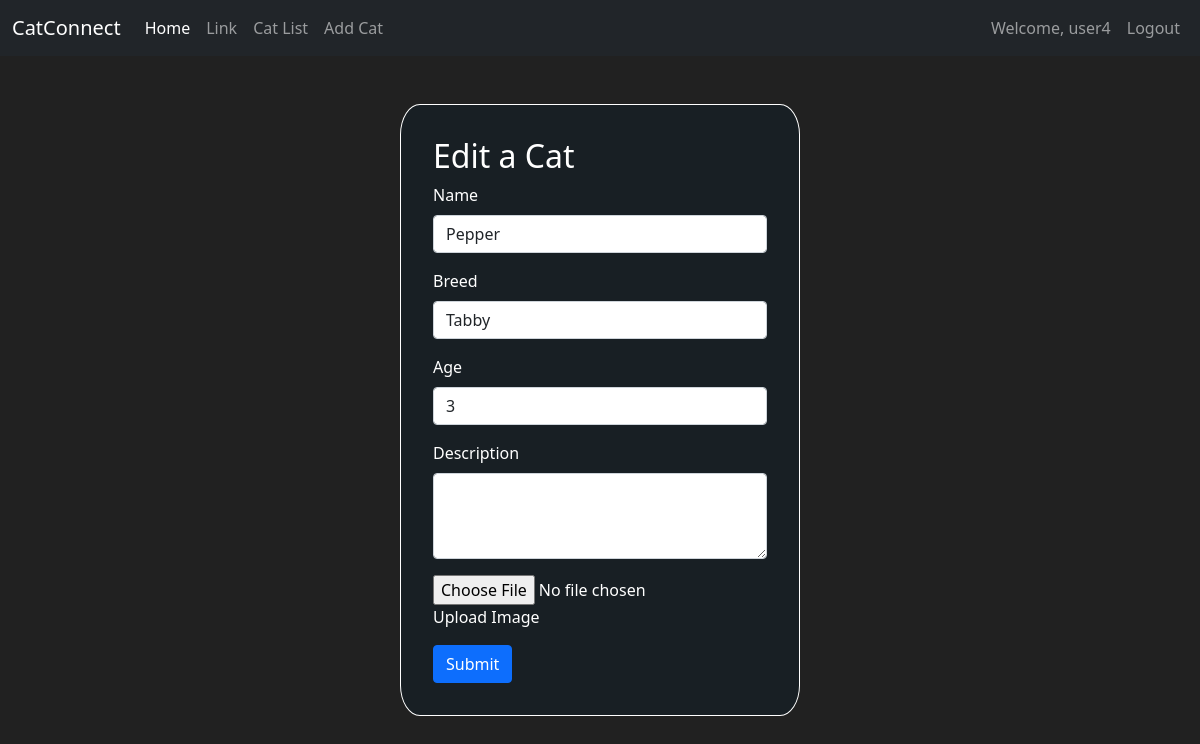
The page /editcat/6 (signed in) on the database its author committed.
### catconnect/models.py (models this page shows, shortened)
class User(db.Model, UserMixin):
    id = db.Column(db.Integer(), primary_key=True)
    username = db.Column(db.String(length=30), nullable=False, unique=True)
    email_address = db.Column(db.String(length=50), nullable=False, unique=True)
    password_hash = db.Column(db.String(length=60), nullable=False)
    limit = db.Column(db.Integer(), nullable=False, default=1000)
    items = db.relationship('Item', backref='owned_user', lazy=True)
    @property
    def password(self):
        return self.password

class Cats(db.Model):
    id = db.Column(db.Integer, primary_key=True) #primary key column, automatically generated IDs
    name = db.Column(db.String(80), index=True, unique=False)
    breed = db.Column(db.String(80), index=True, unique=False)
    age = db.Column(db.Integer, index=True, unique=False)
    description = db.Column(db.String(125), index=True, unique=False)
    image = db.Column(db.String(80), index=True, unique=False)
    date_added = db.Column(db.DateTime, default=datetime.utcnow) # automatically added when has a new record

### catconnect/routes.py (the view)
@app.route("/editcat/<int:id>", methods=['GET'])
@login_required
def editcat(id):
    cat = Cats.query.get(id)
    return render_template('edit_cat.html', cat=cat)

### catconnect/models.py (called while the page is built)
@login_manager.user_loader
def load_user(user_id):
    return User.query.get(int(user_id))

### catconnect/templates/edit_cat.html (shortened to what this page needs)
{% extends 'base2.html' %}
{% block style %}
<link rel="stylesheet" href="{{ url_for('static', filename='add_cat.css') }}">
{% endblock %}
{% block contents %}
<div class="container">
  {% if cat %}
    <section class="add-cat-container my-5">
        <div class="form-container">
        <h2>Edit a Cat</h2>
        <form id="form-add-cat" method='POST' action="{{url_for('updatecat', id=cat.id)}}" enctype="multipart/form-data">
            <div class="form-group mb-3">
            <label for="cat_name" class="form-label">Name</label>
            <input type="text" name="cat_name" class="form-control" id="cat_name" value="{{cat.name}}" required>
            </div>
            <div class="form-group mb-3">
            <label for="breed" class="form-label">Breed</label>
            <input type="text" name="breed" class="form-control" id="breed" value="{{cat.breed}}" required>
            </div>
            <div class="form-group mb-3">
            <label for="age" class="form-label">Age</label>
            <input type="number" name="age" class="form-control" id="age" value="{{cat.age}}" required>
            </div>
            <div class="form-group mb-3">
                <label class="form-label" for="description">Description</label>
                <textarea name="description" class="form-control" id="description" value="{{cat.description}}" rows="3" required></textarea>
            </div>
            <div class="form-group mb-3 custom-file">
            <input type="file" name="file" class="custom-file-input" id="file" value="{{cat.image}}" required>
            <label class="custom-file-label" for="file">Upload Image</label>
            </div>
            <button type="submit" class="btn btn-primary">Submit</button>
        </form>
        </div>
    </section>
  {% endif %}
</div>
{% endblock %}

### catconnect/templates/base2.html (shortened to what this page needs)
<!doctype html>
<html lang="en">
<head>
    <link rel="stylesheet" href="{{ url_for('static', filename='style.css') }}">
    {% block style %} {% endblock %}
    <link href="https://cdn.jsdelivr.net/npm/bootstrap@5.0.2/dist/css/bootstrap.min.css" rel="stylesheet">
    <link rel="stylesheet" type="text/css" href="//cdn.datatables.net/1.10.25/css/jquery.dataTables.min.css">
</head>
<body>
    <nav class="navbar navbar-expand-lg navbar-dark bg-dark">
      <div class="container-fluid">
        <a class="navbar-brand" href="/">CatConnect</a>
        <div class="collapse navbar-collapse" id="navbarSupportedContent">
          <ul class="navbar-nav me-auto mb-2 mb-lg-0">
            <li class="nav-item">
              <a class="nav-link active" aria-current="page" href="/">Home</a>
            </li>
            <li class="nav-item">
              <a class="nav-link" href="#">Link</a>
            </li>
            <li class="nav-item">
              <a class="nav-link" href="{{ url_for('cat_list') }}">Cat List</a>
            </li>
            <li class="nav-item">
              <a class="nav-link" href="{{ url_for('addcat') }}">Add Cat</a>
            </li>
          </ul>
          {% if current_user.is_authenticated %}
               <ul class="navbar-nav">
                  <li class="nav-item">
                     <a class="nav-link">Welcome, {{ current_user.username }}</a>
                  </li>
                  <li class="nav-item">
                     <a class="nav-link" href="{{ url_for('logout_page') }}">Logout</a>
                  </li>
               </ul>
          {% endif %}
        </div>
      </div>
    </nav>
    <main id="main">
        {% block contents %}
        {% endblock %}
    </main>
</body>
</html>

### catconnect/static/style.css (style rules this page uses)
#main { height: calc(100vh - 56px); }

### catconnect/static/add_cat.css (style rules this page uses)
body { background-color: #212121 !important; color: #fff !important; }
.add-cat-container { color: #fff; display: flex; justify-content: center; align-items: center; }
.form-container { background-color: #152733 !important; background-color: #181f24 !important; border-radius: 5%; width: 400px; border: 1px #fff solid; padding: 2rem; }

### rows shown on the page
User: username "user4"
Cats: cat_name "Pepper", breed "Tabby", age "3"
